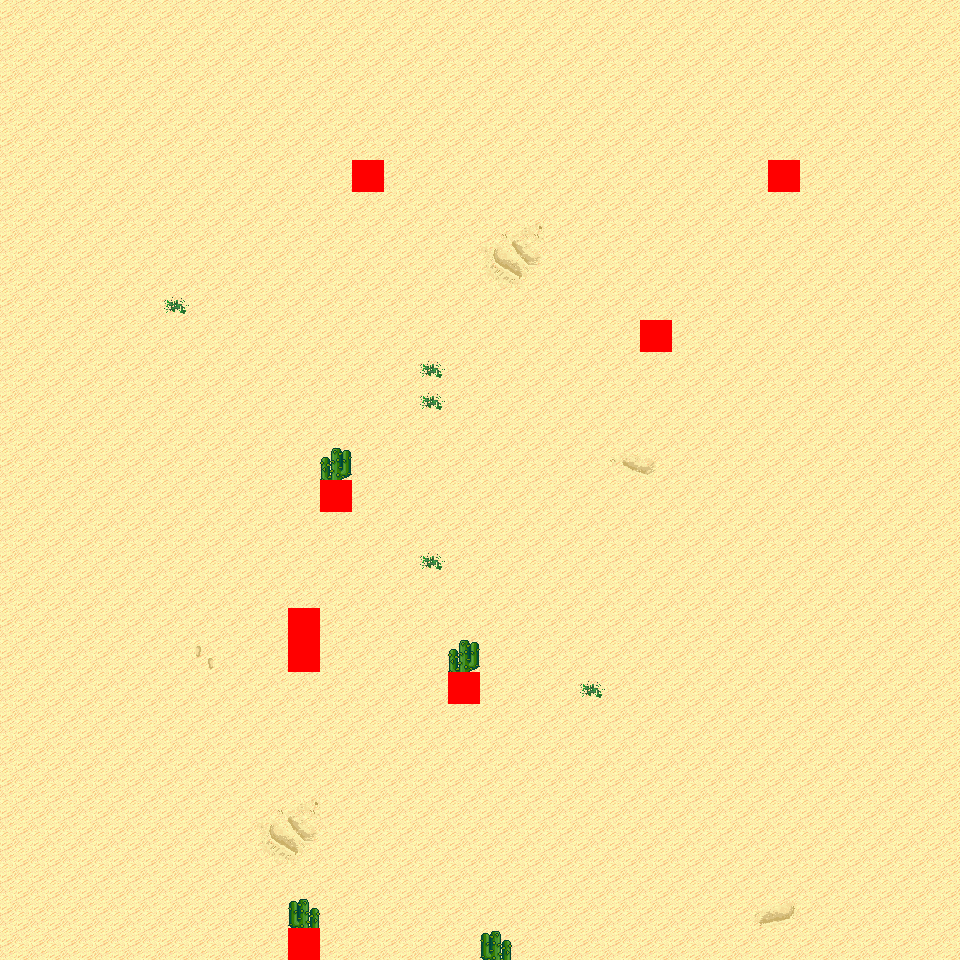

Tiled map render using the project's own tile images. Description and the map definition, with tile-layer contents summarised, below:
An orthogonal 30x30 tile map with 32x32 px tiles, 6 tile layers (Ground, Object, Object2, Above, ...), 8 tilesets and 3 objects (3x mapExit).

<map version="1.0" orientation="orthogonal" renderorder="right-down" width="30" height="30" tilewidth="32" tileheight="32" nextobjectid="4">
  <tileset firstgid="1" name="tileset_logic_collision" tilewidth="32" tileheight="32" tilecount="1" columns="1">
    <image source="../drawable/tileset_logic_collision.png" width="32" height="32" />
  </tileset>
  <tileset firstgid="2" name="tileset_ground_ground" tilewidth="32" tileheight="32" tilecount="33" columns="3">
    <image source="../drawable/tileset_ground_ground.png" width="96" height="352" />
  </tileset>
  <tileset firstgid="35" name="tileset_ground_ridge_earth_pale" tilewidth="32" tileheight="32" tilecount="96" columns="12">
    <image source="../drawable/tileset_ground_ridge_earth_pale.png" width="384" height="256" />
  </tileset>
  <tileset firstgid="131" name="tileset_ground_ridge_earth_dark" tilewidth="32" tileheight="32" tilecount="96" columns="12">
    <image source="../drawable/tileset_ground_ridge_earth_dark.png" width="384" height="256" />
  </tileset>
  <tileset firstgid="227" name="tileset_terrain_desert" tilewidth="32" tileheight="32" tilecount="88" columns="8">
    <image source="../drawable/tileset_terrain_desert.png" width="256" height="352" />
  </tileset>
  <tileset firstgid="315" name="tileset_plant_tree_tree_darkgreen" tilewidth="32" tileheight="32" tilecount="88" columns="8">
    <image source="../drawable/tileset_plant_tree_tree_darkgreen.png" width="256" height="352" />
  </tileset>
  <tileset firstgid="403" name="tileset_ground_sand_2" tilewidth="32" tileheight="32" tilecount="15" columns="5">
    <image source="../drawable/tileset_ground_sand_2.png" width="160" height="96" />
  </tileset>
  <tileset firstgid="418" name="tileset_plant_cactus_2" tilewidth="32" tileheight="32" tilecount="10" columns="5">
    <image source="../drawable/tileset_plant_cactus_2.png" width="160" height="64" />
  </tileset>
  <layer name="Ground" width="30" height="30">
    <data>[900 cells, 900 non-empty, 12 distinct tile ids]</data>
  </layer>
  <layer name="Object" width="30" height="30">
    <data>[900 cells, 7 non-empty, 3 distinct tile ids]</data>
  </layer>
  <layer name="Object2" width="30" height="30">
    <data>[900 cells, 0 non-empty, 0 distinct tile ids]</data>
  </layer>
  <layer name="Above" width="30" height="30">
    <data>[900 cells, 4 non-empty, 2 distinct tile ids]</data>
  </layer>
  <layer name="Above2" width="30" height="30">
    <data>[900 cells, 0 non-empty, 0 distinct tile ids]</data>
  </layer>
  <layer name="Walkable" width="30" height="30">
    <data>[900 cells, 8 non-empty, 1 distinct tile ids]</data>
  </layer>
  <objectgroup name="MapEvents">
    <object id="1" name="south" type="mapExit" x="0" y="928" width="288" height="32">
      <properties>
        <property name="map" value="level_0_x34_y146" />
        <property name="x" value="0" />
        <property name="y" value="1" />
      </properties>
    </object>
    <object id="2" name="south2" type="mapExit" x="320" y="928" width="640" height="32">
      <properties>
        <property name="map" value="level_0_x34_y146" />
        <property name="x" value="10" />
        <property name="y" value="1" />
      </properties>
    </object>
    <object id="3" name="east" type="mapExit" x="928" y="0" width="32" height="960">
      <properties>
        <property name="map" value="level_0_x35_y145" />
        <property name="x" value="1" />
        <property name="y" value="0" />
      </properties>
    </object>
  </objectgroup>
</map>
